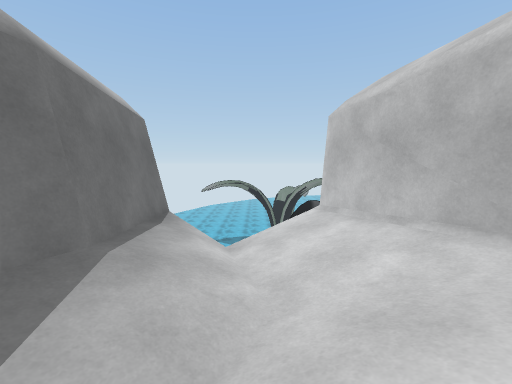
view 1 (above)

12 first-person views from a walk through a scene from a Unity 3-D project. The camera is 1.3 m above the floor, tilts 6° down and sees 90° across. The floor is counted in squares, 1 m on a side. Each view is taken from the middle of a square. On the plan, view 1 faces up. The plan holds only what a view shows up to about 13 squares ahead; the rest is blank. The place goes on beyond the plan. Some animated figures are not drawn. Some surface patterns are stand-ins.

view 2
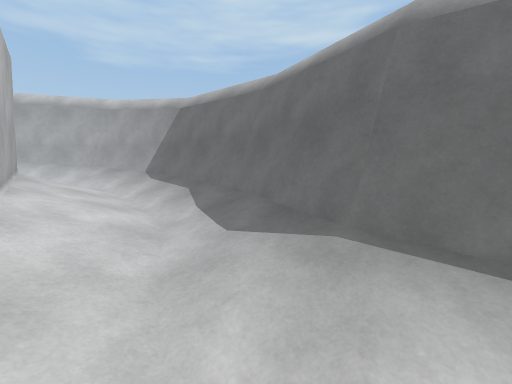

view 3
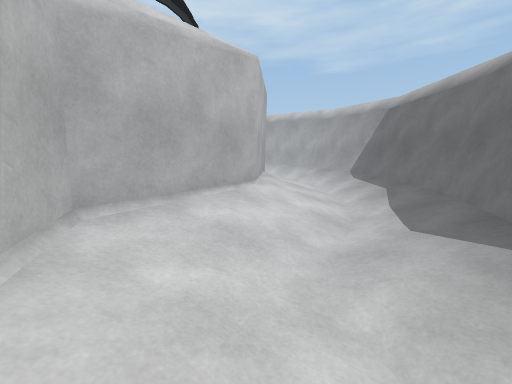

view 4
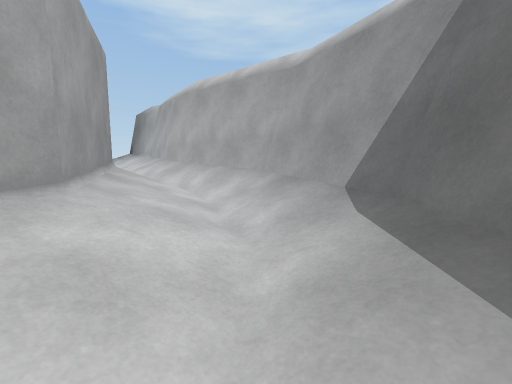

view 5
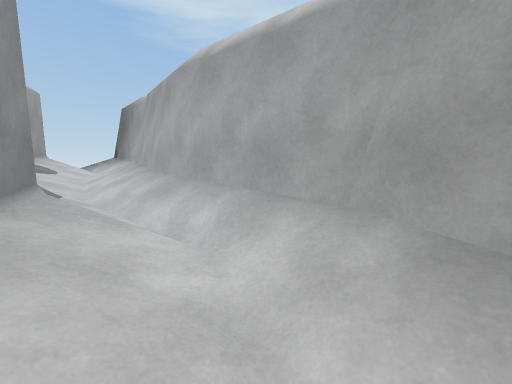

view 6
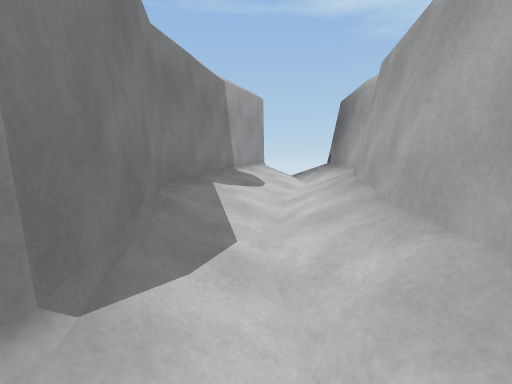

view 7
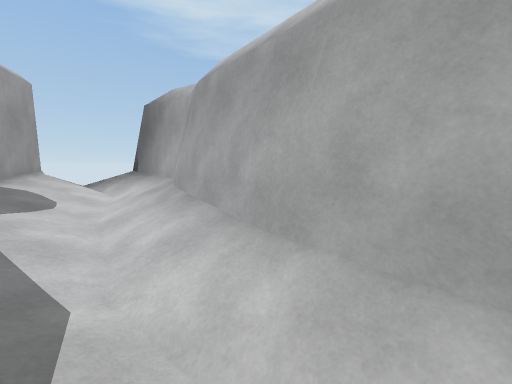

view 8
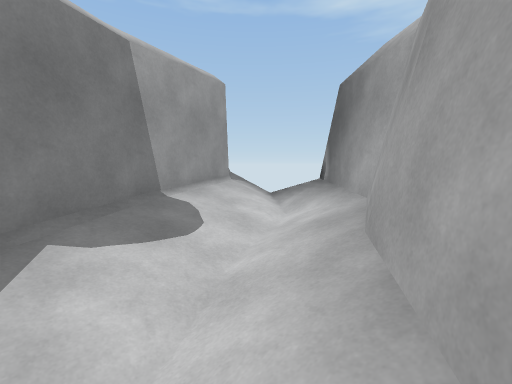

view 9
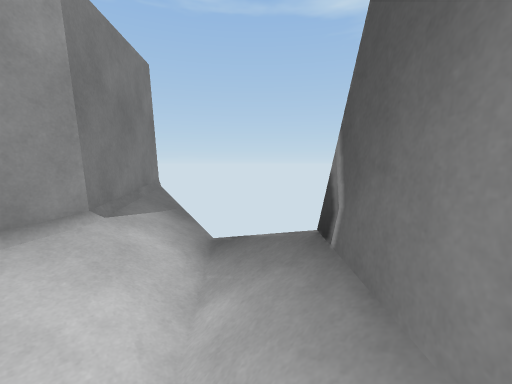

view 10
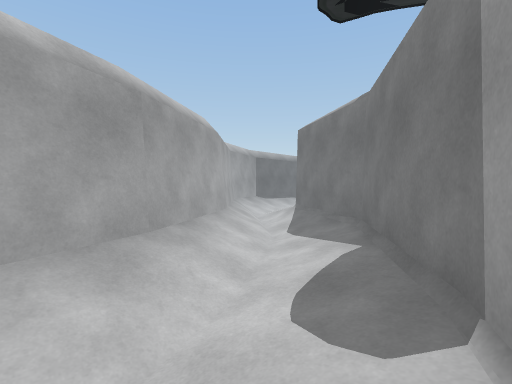

view 11
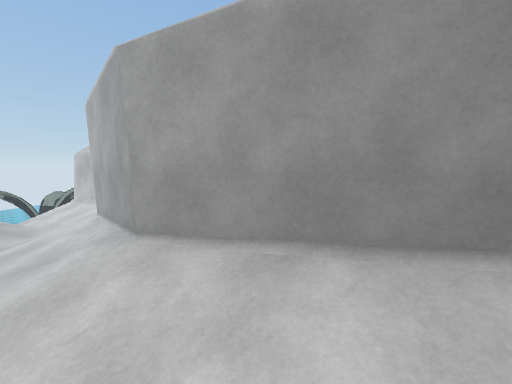

view 12
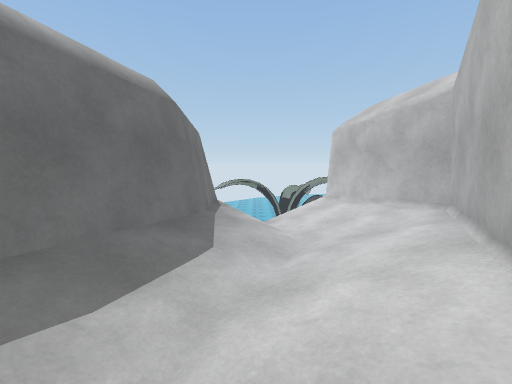

### Floor plan
Key: @ floor where view 1 was taken; # wall or solid block; . main floor; : floor 0.25 m higher than the main floor; + floor 0.5 m higher than the main floor; * floor 1.5 m higher than the main floor; / step, stairs or slope; v drop or lower ground; O other object.
Columns run from 4 left of view 1 to 13 right of it. Each row starts with its distance up from view 1.
  8  #    v
  7  #/vv:##
  6  #//.:/#
  5  #//.:+#
  4  #//.:+##
  3  #//./+/#
  2 ##/////##
  1 #//.//##
  0 #///@/#
 -1 #////##
 -2 #////#
 -3 #////#
 -4 #/+//#
 -5 #/+//#
 -6 #////#
 -7 #////##
 -8 ##////#
 -9  #O///##
-10  ##////##
-11   ##O///###
-12    ##/////##
-13     ##/////#
-14      ##////##
-15       ##////##
-16        #/////#
-17        ##////##
-18         #//*//#
-19         ##////##
-20          ##////##
-21           ##////##
-22             vvvvv#

Where each view was taken, in squares from view 1:
view 1: 0 up, 0 right, facing up
view 2: 5 up, 1 right, facing down-left
view 3: 6 up, 1 right, facing down
view 4: 2 down, 2 left, facing down
view 5: 6 down, 1 left, facing down
view 6: 10 down, 1 right, facing down-right
view 7: 10 down, 2 right, facing down
view 8: 14 down, 3 right, facing down-right
view 9: 19 down, 6 right, facing down-right
view 10: 19 down, 9 right, facing up-left
view 11: 10 down, 1 left, facing up-right
view 12: 3 down, 1 left, facing up
